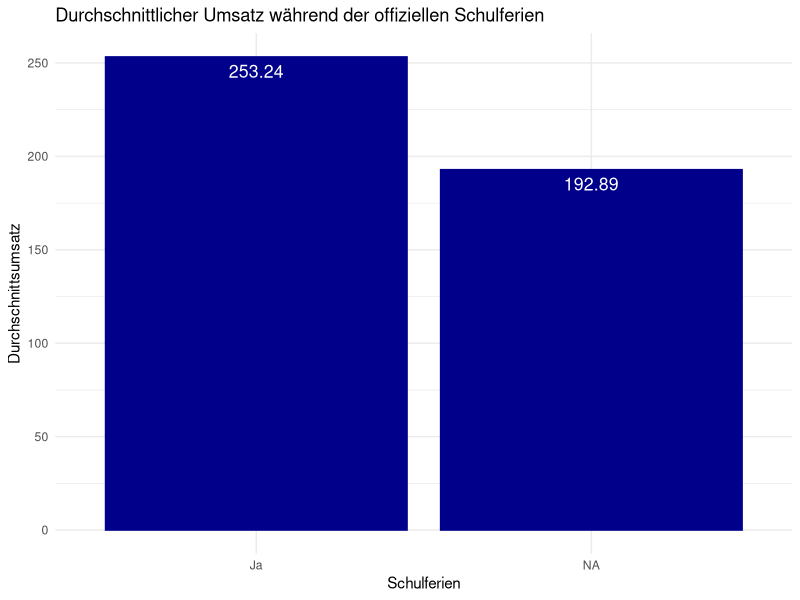
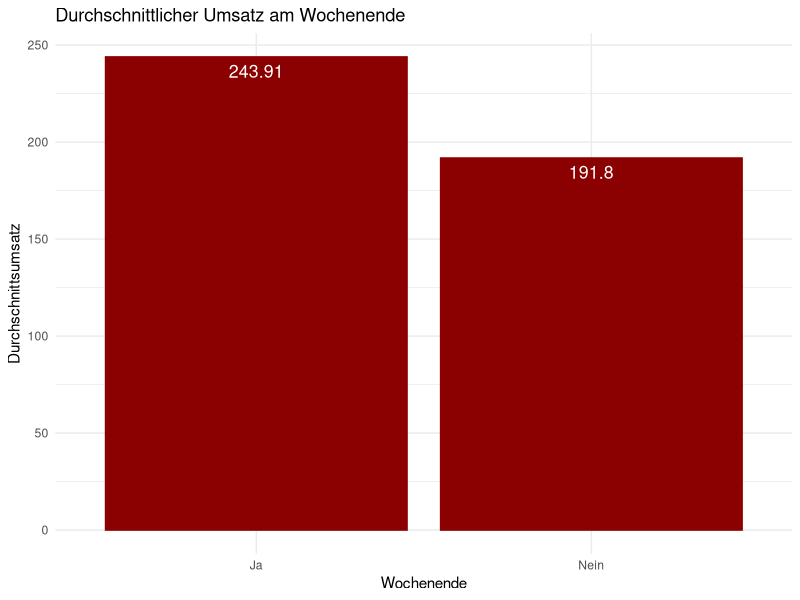
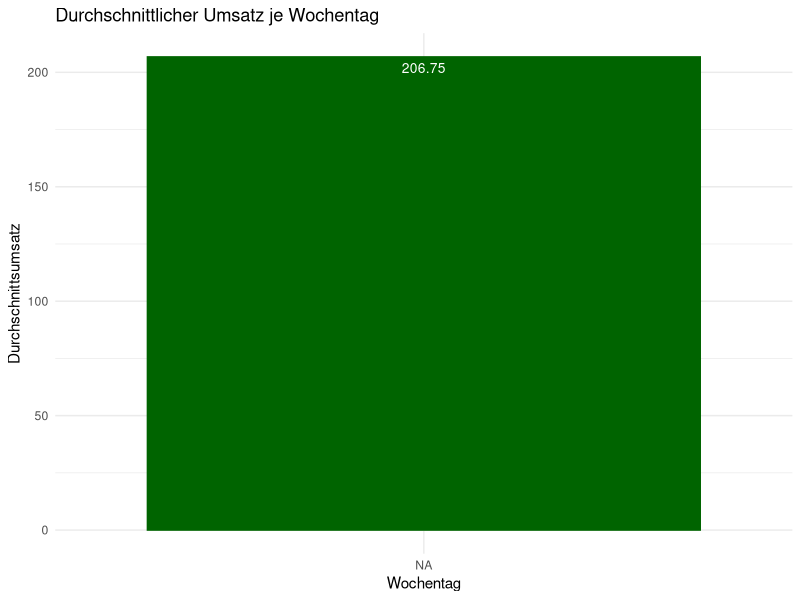
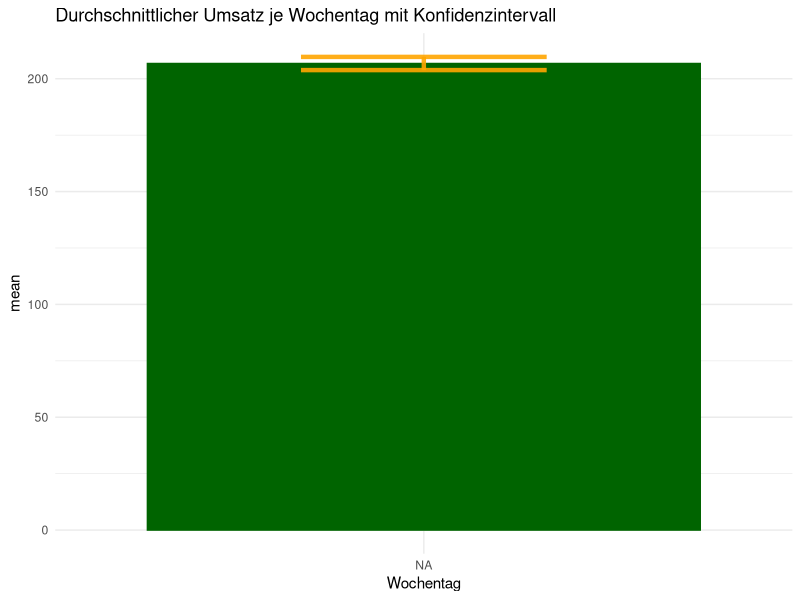

Generate these figures, in order, with R: (Note: this script raises an error after producing the figures.)
## ---- chunk 1
# import libraries
library(readr)
library(lubridate)
library(ggplot2)
library(dplyr)
## ---- chunk 2
# load data
data <- read_csv("../0_DataPreparation/data.csv")
head(data)
tail(data)
## ---- chunk 3
# check for missing values
missing_values <- sapply(data, function(x) sum(is.na(x)))
print(missing_values)
## ---- chunk 4
# group the data by Schulferien (0 or 1) and calculate the average sale
mean_umsatz_schulferien <- data %>%
  group_by(Schulferien) %>%
  summarise(Durchschnittsumsatz = mean(Umsatz, na.rm = TRUE))

# show grouped dataset
print(mean_umsatz_schulferien)

# change values of Schulferien for better readability
mean_umsatz_schulferien$Schulferien[mean_umsatz_schulferien$Schulferien == 0] <- "Nein"
mean_umsatz_schulferien$Schulferien[mean_umsatz_schulferien$Schulferien == 1] <- "Ja"

# create bar plot
bar_schulferien <- ggplot(mean_umsatz_schulferien) +
  aes(x=Schulferien, y=Durchschnittsumsatz) +
  geom_bar(stat="identity", color="darkblue", fill="darkblue") +
  geom_text(aes(label=round(Durchschnittsumsatz, digits = 2)), vjust=1.6, color="white", size=4.5)+
  ggtitle("Durchschnittlicher Umsatz während der offiziellen Schulferien") +
    theme_minimal()
bar_schulferien
## ---- chunk 5
# group the data by Wochenende (0 or 1) and calculate the average sale
mean_umsatz_wochenende <- data %>%
  group_by(Wochenende) %>%
  summarise(Durchschnittsumsatz = mean(Umsatz, na.rm = TRUE))

# show grouped dataset
print(mean_umsatz_wochenende)

# change values of Wochenende for better readability
mean_umsatz_wochenende$Wochenende[mean_umsatz_wochenende$Wochenende == 0] <- "Nein"
mean_umsatz_wochenende$Wochenende[mean_umsatz_wochenende$Wochenende == 1] <- "Ja"

# create bar plot
bar_wochenende <- ggplot(mean_umsatz_wochenende) +
  aes(x=Wochenende, y=Durchschnittsumsatz) +
  geom_bar(stat="identity", color="darkred", fill="darkred") +
  geom_text(aes(label=round(Durchschnittsumsatz, digits = 2)), vjust=1.6, color="white", size=4.5)+
  ggtitle("Durchschnittlicher Umsatz am Wochenende") +
    theme_minimal()
bar_wochenende
## ---- chunk 6
# check type of date
class(data$Datum)

# Datum is a character/string and needs to be changed to date
data$Datum <- as.Date(data$Datum, format ="%Y-%m-%d")

# Creating a new variable for weekday (Wochentag)
data$Wochentag <- weekdays(data$Datum)
head(data)

# Categorize Wochentage with as.factor to ensure the correct order of the days of the week
data$Wochentag <- factor(data$Wochentag, levels = c("Montag", "Dienstag", "Mittwoch", "Donnerstag", "Freitag", "Samstag", "Sonntag"))

# group the data by Wochentag and calculate the average sale
mean_umsatz_wochentag <- data %>%
  group_by(Wochentag) %>%
  summarise(Durchschnittsumsatz = mean(Umsatz, na.rm = TRUE))

# show grouped dataset
print(mean_umsatz_wochentag)

# create bar plot
bar_wochentag <- ggplot(mean_umsatz_wochentag) +
  aes(x=Wochentag, y=Durchschnittsumsatz) +
  geom_bar(stat="identity", color="darkgreen", fill="darkgreen") +
  geom_text(aes(label=round(Durchschnittsumsatz, digits = 2)), vjust=1.6, color="white", size=3.5)+
  ggtitle("Durchschnittlicher Umsatz je Wochentag") +
    theme_minimal()
bar_wochentag
## ---- chunk 7

# Calculate confidence interval (ic) (from r graph gallery)
  # Calculates mean, sd, se and iC
my_sum <- data %>%
  group_by(Wochentag) %>%
  summarise( 
    n=n(),
    mean=mean(Umsatz, na.rm = TRUE),
    sd=sd(Umsatz, na.rm = TRUE)
  ) %>%
  mutate( se=sd/sqrt(n))  %>%
  mutate( ic=se * qt((1-0.05)/2 + .5, n-1))
   # check
print(my_sum)

# create bar plot with error bars
bar_wochentag_errorbar <- ggplot(my_sum) +
  aes(x=Wochentag, y=mean) +
  geom_bar(stat="identity", color="darkgreen", fill="darkgreen") +
  geom_errorbar(aes(x=Wochentag, ymin=mean-ic, ymax=mean+ic), width=0.4, colour="orange", alpha=0.9, linewidth=1.5) +
  ggtitle("Durchschnittlicher Umsatz je Wochentag mit Konfidenzintervall") +
    theme_minimal()
bar_wochentag_errorbar
## ---- chunk 8
# group by Wochentag + Warengruppe and calculate average Umsatz
mean_umsatz_wochentag_warengr <- data %>%
  group_by(Warengruppe, Wochentag) %>%
  summarise(Durchschnittsumsatz = mean(Umsatz, na.rm = TRUE))

# show grouped data
print(mean_umsatz_wochentag_warengr)

# create readable labels for Warengruppe
warengruppen_liste <- c(
  "1" = "Brot",
  "2" = "Brötchen",
  "3" = "Croissant",
  "4" = "Konditorei",
  "5" = "Kuchen",
  "6" = "Saisonbrot")

# check for missing values
sum(is.na(mean_umsatz_wochentag_warengr))

# delete rows with missing values
mean_umsatz_wochentag_warengr <- mean_umsatz_wochentag_warengr[
  complete.cases(mean_umsatz_wochentag_warengr), ]

# create bar plot
bar_wochentag_warengruppe <- ggplot(mean_umsatz_wochentag_warengr) +
  aes(x=Wochentag, y=Durchschnittsumsatz) +
  geom_bar(stat="identity", color="darkgreen", fill="darkgreen") +
  geom_text(aes(label=round(Durchschnittsumsatz, digits = 1)), vjust=1.2, color="white", size=2.5)+
  ggtitle("Durchschnittlicher Umsatz pro Warengruppe je Wochentag") +
  facet_wrap(vars(Warengruppe), nrow = 3, labeller = labeller(Warengruppe = warengruppen_liste)) +
    theme_minimal()
bar_wochentag_warengruppe
